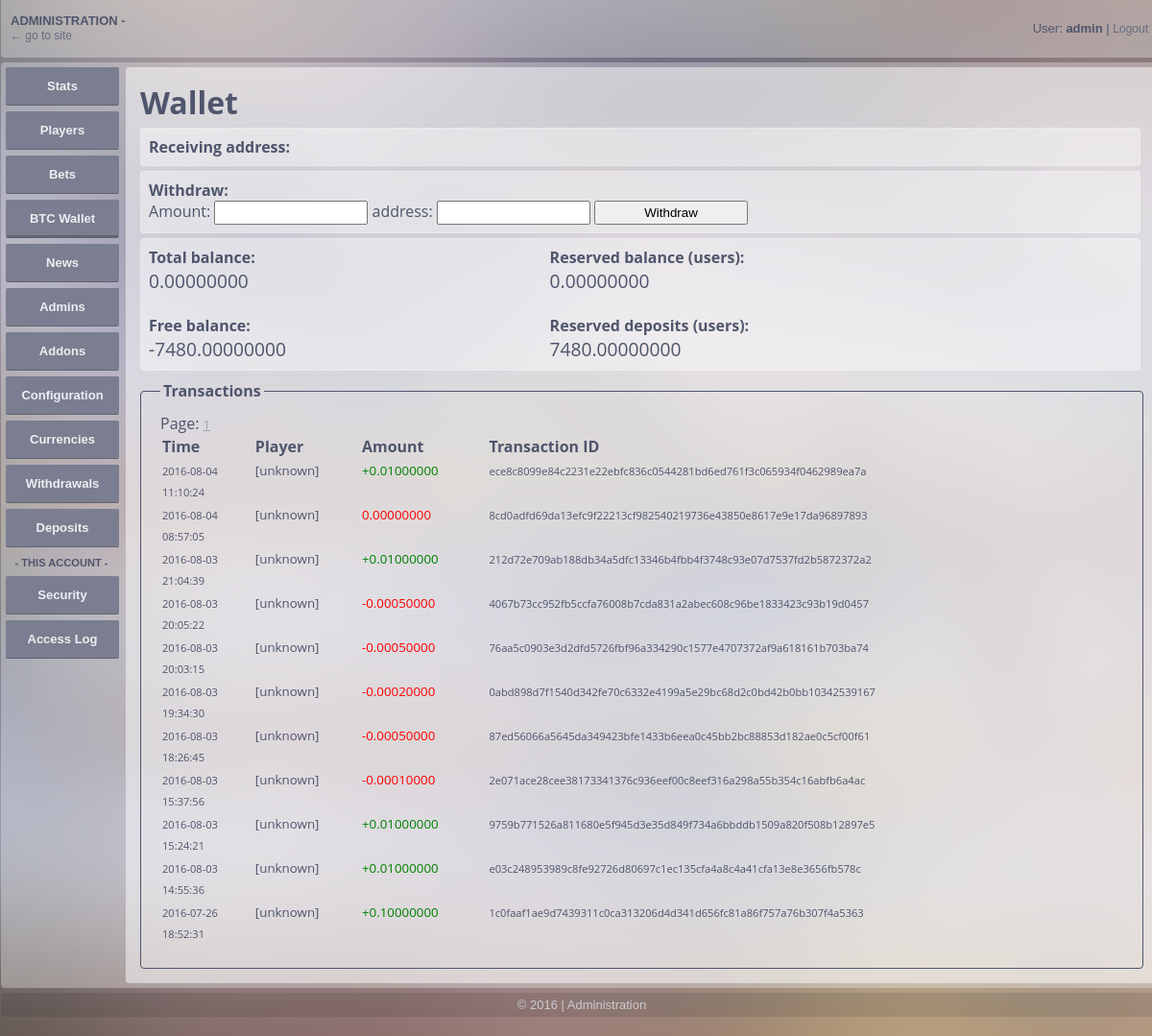
Page /admin/?p=wallet (signed in) on the committed database.
### tables this page shows
CREATE TABLE `transactions` (
  `id` int(255) NOT NULL AUTO_INCREMENT,
  `player_id` int(255) NOT NULL,
  `amount` double NOT NULL,
  `txid` text NOT NULL,
  `time` timestamp NOT NULL DEFAULT CURRENT_TIMESTAMP,
  PRIMARY KEY (`id`),
  KEY `player_id` (`player_id`)
);

### inc/wallet_driver.php (called while the page is built, shortened)
<?php
function walletRequest($method,$params=null) {
  if ( in_array('error', $params)) {
    $res = 'error';
    $key = array_search('error', $params);
    unset($params['key']);
  }
  else $res = 'result';
  $data=array(
    'method' => $method,
    'params' => array_values((array)$params),
    'id' => $method
  );
  include __DIR__.'/driver-conf.php';
  $options=array(
    'http' => array(
      'method'  => 'POST',
      'header'  => 'Content-type: application/json',
      'content' => json_encode($data)
    )
  );
  $context=stream_context_create($options);
  if ($response=@file_get_contents($driver_login,false,$context)) {
    $return=json_decode($response,true);
    return $return[$res];
  }
  else return null;
}
?>

### inc/driver-conf.php (called while the page is built)
<?php
$driver_login='http://Lc4SYqCMaQQ5lutiVlKM:N3N1zkWetpKCm3SIlrRZ6278r0xr1uJMyCVMu7pnVsZejnaMWav1zJlnkbJD@46.28.108.48:18332/';
?>

### inc/functions.php (called while the page is built, shortened)
<?php
function n_num($num, $showall = false)
{
    $r = sprintf("%.8f", $num);
    if ($showall == true) return $r;
    else return rtrim(rtrim($r, '0'), '.');
}

### inc/db_functions.php (called while the page is built, shortened)
<?php
function db_query($q) {
  include __DIR__.'/db-conf.php';
  $return = mysqli_query($db,$q);
  return $return;
}
function db_fetch_array($q) {
  return mysqli_fetch_array($q);
}
function db_num_rows($q) {
  return mysqli_num_rows($q);
}
?>

### admin/pages/wallet.php (the view, shortened to what this page needs)
<?php
$perPage=20;
$page=1;
if (!empty($_GET['_page']) && is_numeric($_GET['_page']) && is_int((int)$_GET['_page'])) {
  $page=(int)$_GET['_page'];
  $lima=-$perPage+($page*$perPage);
}
else $lima=0;
$query_=db_query("SELECT * FROM `transactions` ORDER BY `time` DESC LIMIT $lima,$perPage");
$pocet=db_num_rows(db_query("SELECT `id` FROM `transactions`"));
$pages_=$pocet/$perPage;
$xplosion=explode('.',(string)$pages_);
$pages=(int)$xplosion[0]+1;
if ($page==1) {
  $wal_balance=walletRequest('getbalance');
  ?>
  <h1>Wallet</h1>
  <div class="zprava">
  <b>Receiving address:</b><br>
  </div>
  <div class="zprava">
    <b>Withdraw:</b><br>
    <form action="./?p=wallet" method="post">
      Amount: <input type="text" name="_am"> <?php echo $settings['currency_sign']; ?> address: <input type="text" name="_adr"> <input type="submit" value="Withdraw">
    </form>
  </div>
  <div class="zprava">
    <table style="border: 0; border-collapse: collapse;">
      <tr>
        <td style="padding: 0; vertical-align: middle;">
          <b>Total balance:</b><br>
          <big><?php echo n_num($wal_balance,true); ?></big> <?php echo $settings['currency_sign']; ?>
          <br><br>
          <b>Free balance:</b><br>
          <big><?php $usersdeps_=db_fetch_array(db_query("SELECT SUM(`amount`) AS `sum` FROM `deposits`")); $usersdeps_['sum']=(0+(double)$usersdeps_['sum']);  $usersbal_=db_fetch_array(db_query("SELECT SUM(`balance`) AS `sum` FROM `players`")); $usersbal_['sum']=(0+(double)$usersbal_['sum']); echo n_num($wal_balance-$usersbal_['sum']-$usersdeps_['sum'],true); ?></big> <?php echo $settings['currency_sign']; ?>
        </td>
        <td style="vertical-align: middle;">
          <b>Reserved balance (users):</b><br>
          <big><?php echo n_num($usersbal_['sum'],true); ?></big> <?php echo $settings['currency_sign']; ?>
          <br><br>
          <b>Reserved deposits (users):</b><br>
          <big><?php echo n_num($usersdeps_['sum'],true); ?></big> <?php echo $settings['currency_sign']; ?>
        </td>
      </tr>
    </table>
  </div>
<?php } ?>
<fieldset style="margin-top: 10px;">
  <legend>Transactions</legend>
  <div class="strankovani">
    Page:
    <?php
      $e=0;
      for ($i=$e;$i<$pages;$i++) {
        $t_dec=(($i+1)==$page)?'underline':'none';
        echo '<a style="text-decoration: '.$t_dec.';" href="./?p=wallet&_page='.($i+1).'">'.($i+1).'</a> ';
      }
    ?>
  </div>
  <table class="vypis_table">
    <tr class="vypis_table_head">
      <th>Time</th>
      <th>Player</th>
      <th>Amount</th>
      <th>Transaction ID</th>
    </tr>
    <?php
    while ($tx=db_fetch_array($query_)) {
      if (db_num_rows(db_query("SELECT `username` FROM `players` WHERE `id`=$tx[player_id] LIMIT 1"))!=0)
        $player=db_fetch_array(db_query("SELECT `username` FROM `players` WHERE `id`=$tx[player_id] LIMIT 1"));
      else $player['username']='[unknown]';
      $amount=n_num($tx['amount'],true);
      if ($amount>0) {
        $am_class='win';
        $amount='+'.$amount;
      }
      else $am_class='lose';
      echo '<tr class="vypis_table_obsah">';
      echo '<td><small><small>'.str_replace(' ','<br>',$tx['time']).'</small></small></td>';
      echo '<td><small>'.$player['username'].'</small></td>';
      echo '<td class="'.$am_class.'"><small>'.$amount.'</small></td>';
      echo '<td><small><small>'.$tx['txid'].'</small></small></td>';
      echo '</tr>';
    }
    ?>
  </table>
</fieldset>

### admin/layout.css (style rules this page uses)
* { margin: 0; padding: 0; }
body { width: 100%; background-image: url('imgs/bg.png'); background-size: cover; color: #4F556C; font-family: sans-serif; }
h1 { margin-bottom: 5px; }
a { color: #9f9ea3; text-decoration: none; font-size: 12px; }
table { width: 100%; }
table td { vertical-align: top; }
input { width: 150px; padding: 3px; }
input[type="submit"] { width: 160px; }
.zprava { background-color: rgba(255, 255, 255, 0.4); -webkit-border-radius: 4px; -moz-border-radius: 4px; border-radius: 4px; padding: 8px; width: 98%; border: 1px solid rgba(255, 255, 255, 0.2); margin-bottom: 5px; }
fieldset { -webkit-border-radius: 4px; -moz-border-radius: 4px; border-radius: 4px; padding: 12px 20px; padding-bottom: 24px; border: 1px solid #4F556C; }
legend { padding: 0 3px; font-weight: bold; }
.win { color: green; }
.lose { color: red; }

### rows in the picture
transactions: time "2016-08-04 11:10:24", username "[unknown]", amount "+0.01000000", txid "ece8c8099e84c2231e22ebfc836c0544281bd6ed761f3c065934f0462989ea7a"
transactions: time "2016-08-04 08:57:05", username "[unknown]", amount "0.00000000", txid "8cd0adfd69da13efc9f22213cf982540219736e43850e8617e9e17da96897893"
transactions: time "2016-08-03 21:04:39", username "[unknown]", amount "+0.01000000", txid "212d72e709ab188db34a5dfc13346b4fbb4f3748c93e07d7537fd2b5872372a2"
transactions: time "2016-08-03 20:05:22", username "[unknown]", amount "-0.00050000", txid "4067b73cc952fb5ccfa76008b7cda831a2abec608c96be1833423c93b19d0457"
transactions: time "2016-08-03 20:03:15", username "[unknown]", amount "-0.00050000", txid "76aa5c0903e3d2dfd5726fbf96a334290c1577e4707372af9a618161b703ba74"
transactions: time "2016-08-03 19:34:30", username "[unknown]", amount "-0.00020000", txid "0abd898d7f1540d342fe70c6332e4199a5e29bc68d2c0bd42b0bb10342539167"
transactions: time "2016-08-03 18:26:45", username "[unknown]", amount "-0.00050000", txid "87ed56066a5645da349423bfe1433b6eea0c45bb2bc88853d182ae0c5cf00f61"
transactions: time "2016-08-03 15:37:56", username "[unknown]", amount "-0.00010000", txid "2e071ace28cee38173341376c936eef00c8eef316a298a55b354c16abfb6a4ac"
transactions: time "2016-08-03 15:24:21", username "[unknown]", amount "+0.01000000", txid "9759b771526a811680e5f945d3e35d849f734a6bbddb1509a820f508b12897e5"
transactions: time "2016-08-03 14:55:36", username "[unknown]", amount "+0.01000000", txid "e03c248953989c8fe92726d80697c1ec135cfa4a8c4a41cfa13e8e3656fb578c"
transactions: time "2016-07-26 18:52:31", username "[unknown]", amount "+0.10000000", txid "1c0faaf1ae9d7439311c0ca313206d4d341d656fc81a86f757a76b307f4a5363"

### other values in the picture
$_SESSION['username'] "admin"
n_num($wal_balance,true) "0.00000000"
n_num($wal_balance-$usersbal_['sum']-$usersdeps_['sum'],true) "-7480.00000000"
n_num($usersbal_['sum'],true) "0.00000000"
n_num($usersdeps_['sum'],true) "7480.00000000"
